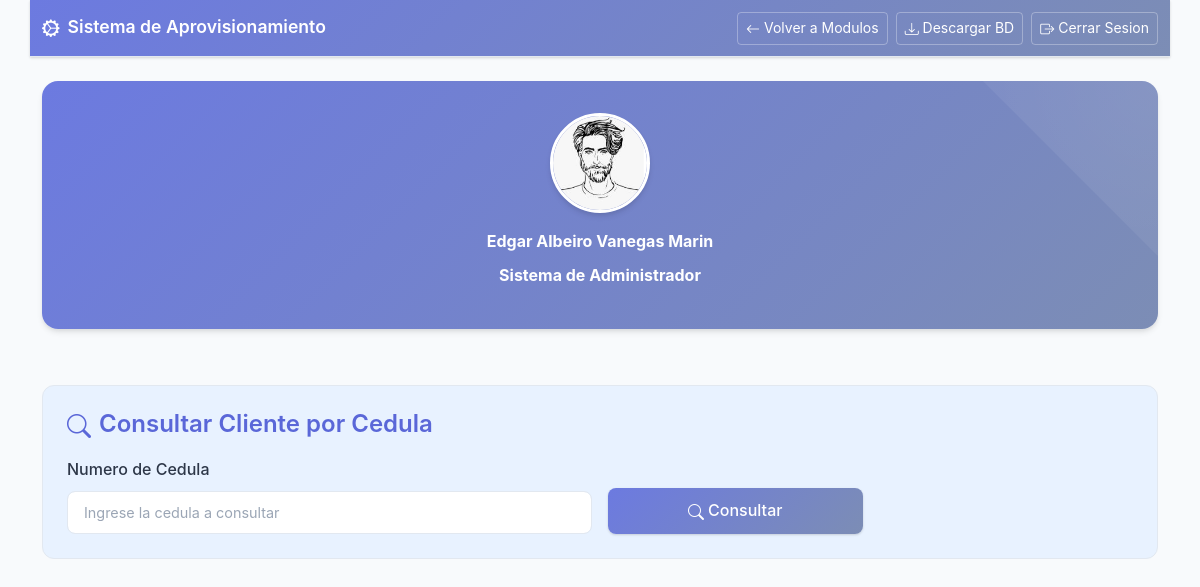
/proyectofinal/registro_aprovisionamiento.php?cedula_consulta=15456799 (signed in), run on an earlier commit of the app's database.
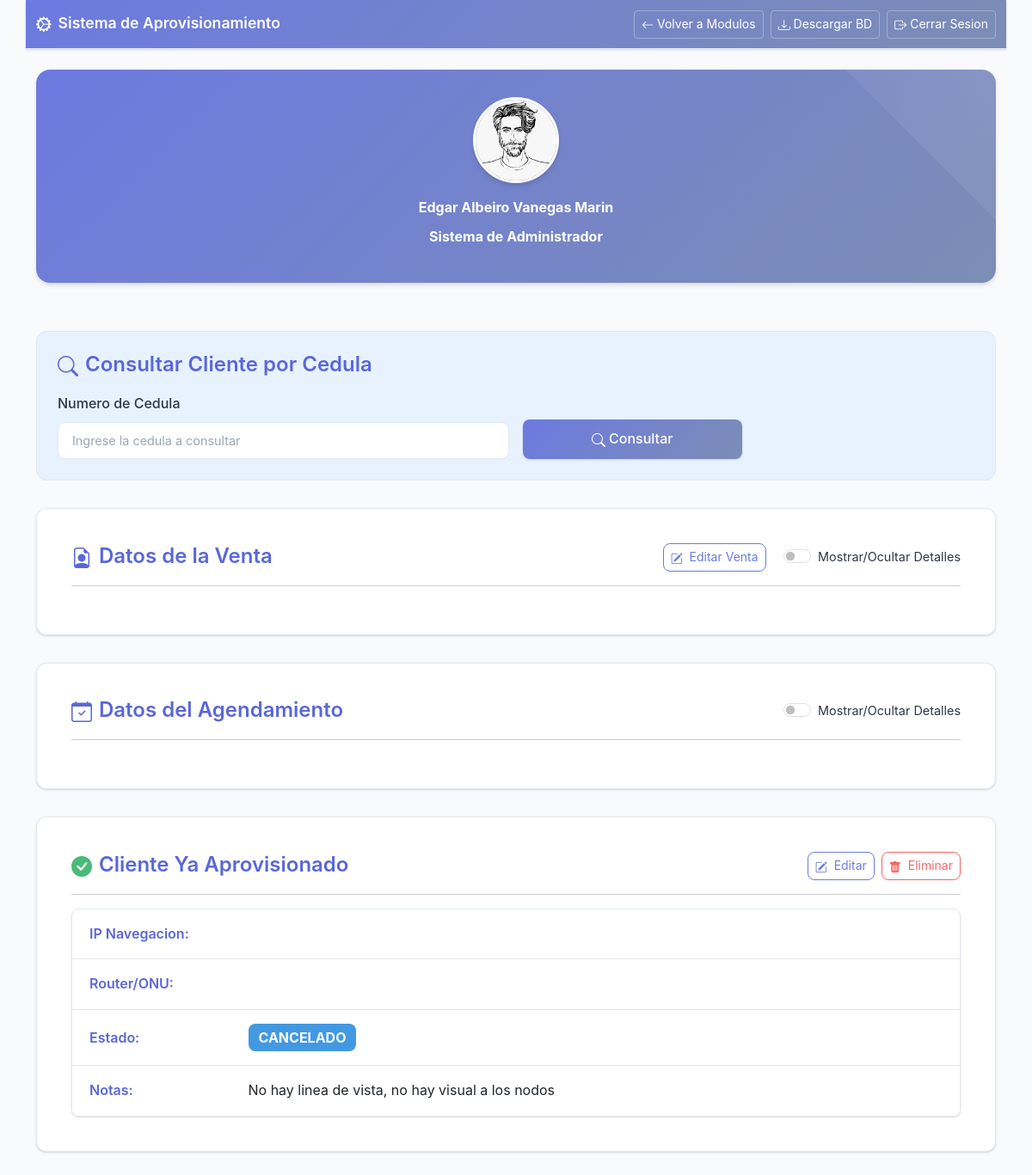
And on a later commit of the database.
### tables this page shows
CREATE TABLE `aprovisionamiento` (
  `id` int(11) NOT NULL,
  `cedula_cliente` varchar(20) NOT NULL,
  `tipo_radio` varchar(100) DEFAULT NULL,
  `mac_serial_radio` varchar(100) DEFAULT NULL,
  `tipo_router_onu` varchar(100) DEFAULT NULL,
  `mac_serial_router` varchar(100) DEFAULT NULL,
  `ip_navegacion` varchar(15) DEFAULT NULL,
  `ip_gestion` varchar(15) DEFAULT NULL,
  `metros_cable` int(11) DEFAULT NULL,
  `tipo_cable` enum('DROP','UTP') DEFAULT NULL,
  `notas_aprovisionamiento` text NOT NULL,
  `estado_aprovisionamiento` enum('NO ASIGNADO','AGENDADO','REPROGRAMAR','PENDIENTE','CANCELADO','CUMPLIDO') NOT NULL DEFAULT 'NO ASIGNADO',
  `fecha_registro` timestamp NOT NULL DEFAULT current_timestamp(),
  `updated_at` timestamp NOT NULL DEFAULT current_timestamp() ON UPDATE current_timestamp()
);

### proyectofinal/registro_aprovisionamiento.php (the view, shortened to what the changed rows need)
<?php
require_once 'conex_bd.php';
try {
    $pdo = getDBConnection();
} catch(Exception $e) {
    die("Error de conexion: " . htmlspecialchars($e->getMessage(), ENT_QUOTES, 'UTF-8'));
}
function limpiarEntrada($data) {
    $data = (string) $data;
    if (function_exists('mb_convert_encoding')) {
        $data = mb_convert_encoding($data, 'UTF-8', 'UTF-8');
    }
    $data = trim($data);
    $data = stripslashes($data);
    $data = preg_replace('/[\x00-\x08\x0B\x0C\x0E-\x1F\x7F]/', '', $data);
    $data = htmlspecialchars($data, ENT_QUOTES | ENT_HTML5, 'UTF-8', false);
    return $data;
}
function escaparParaHTML($data) {
    if (is_null($data) || $data === '') return '';
    $data = (string) $data;
    return htmlspecialchars($data, ENT_QUOTES, 'UTF-8');
}
$venta_encontrada = null;
$agendamiento_encontrado = null;
$aprovisionamiento_encontrado = null;
if (isset($_GET['cedula_consulta'])) {
    $cedula_consulta = limpiarEntrada($_GET['cedula_consulta']);
    if (!empty($cedula_consulta)) {
        $stmt_venta = $pdo->prepare("SELECT * FROM ventas WHERE cedula = ? ORDER BY created_at DESC LIMIT 1");
        $stmt_venta->execute([$cedula_consulta]);
        $venta_encontrada = $stmt_venta->fetch();
        if ($venta_encontrada) {
            $stmt_agenda = $pdo->prepare("SELECT * FROM agendamiento WHERE cedula_cliente = ? ORDER BY id DESC LIMIT 1");
            $stmt_agenda->execute([$cedula_consulta]);
            $agendamiento_encontrado = $stmt_agenda->fetch();
            $stmt_aprov = $pdo->prepare("SELECT * FROM aprovisionamiento WHERE cedula_cliente = ? ORDER BY id DESC LIMIT 1");
            $stmt_aprov->execute([$cedula_consulta]);
            $aprovisionamiento_encontrado = $stmt_aprov->fetch();
        }
    }
}
?>
<!DOCTYPE html>
<html lang="es">
<head>
    <link href="https://cdn.jsdelivr.net/npm/bootstrap@5.3.0/dist/css/bootstrap.min.css" rel="stylesheet">
    <link href="https://cdn.jsdelivr.net/npm/bootstrap-icons@1.10.0/font/bootstrap-icons.css" rel="stylesheet">
    <link href="css/registroaprovisionamiento-styles.css" rel="stylesheet">
</head>
<body>
    <div class="container-fluid">
        <div class="container">
            <?php if ($venta_encontrada): ?>
                <div class="form-section">
                    <div class="d-flex justify-content-between align-items-center">
                        <h4 class="mb-0"><i class="bi bi-file-earmark-person me-2"></i>Datos de la Venta</h4>
                        <div>
                            <button type="button" class="btn btn-outline-primary btn-sm me-3" data-bs-toggle="modal" data-bs-target="#modalEditarVenta">
                                <i class="bi bi-pencil-square me-1"></i> Editar Venta
                            </button>
                            <div class="form-check form-switch d-inline-block">
                                <input class="form-check-input" type="checkbox" role="switch" id="checkMostrarVenta" onchange="toggleDetails('checkMostrarVenta', 'detallesVentaContainer')">
                                <label class="form-check-label" for="checkMostrarVenta">Mostrar/Ocultar Detalles</label>
                            </div>
                        </div>
                    </div>
                    <hr>
                </div>
                <?php if ($agendamiento_encontrado): ?>
                    <div class="form-section">
                        <div class="d-flex justify-content-between align-items-center">
                           <h4 class="mb-0"><i class="bi bi-calendar-check me-2"></i>Datos del Agendamiento</h4>
                           <div class="form-check form-switch">
                                <input class="form-check-input" type="checkbox" role="switch" id="checkMostrarAgendamiento" onchange="toggleDetails('checkMostrarAgendamiento', 'detallesAgendamientoContainer')">
                                <label class="form-check-label" for="checkMostrarAgendamiento">Mostrar/Ocultar Detalles</label>
                            </div>
                        </div>
                        <hr>
                    </div>
                    <?php if ($aprovisionamiento_encontrado): ?>
                        <div class="form-section">
                             <div class="d-flex justify-content-between align-items-center">
                                <h4 class="mb-0"><i class="bi bi-check-circle-fill text-success me-2"></i>Cliente Ya Aprovisionado</h4>
                                <div class="d-flex gap-2">
                                    <button type="button" class="btn btn-outline-primary btn-sm" data-bs-toggle="modal" data-bs-target="#modalEditarAprovisionamiento">
                                        <i class="bi bi-pencil-square me-1"></i> Editar
                                    </button>
                                    <button type="button" class="btn btn-outline-danger btn-sm" onclick="eliminarAprovisionamiento(<?php echo $aprovisionamiento_encontrado['id']; ?>)">
                                        <i class="bi bi-trash-fill me-1"></i> Eliminar
                                    </button>
                                </div>
                            </div>
                            <hr>
                            <div class="list-group">
                                <div class="list-group-item"><strong>IP Navegacion:</strong> <?php echo escaparParaHTML($aprovisionamiento_encontrado['ip_navegacion']); ?></div>
                                <div class="list-group-item"><strong>Router/ONU:</strong> <?php echo escaparParaHTML($aprovisionamiento_encontrado['tipo_router_onu']); ?></div>
                                <div class="list-group-item"><strong>Estado:</strong> <span class="badge bg-info fs-6"><?php echo escaparParaHTML($aprovisionamiento_encontrado['estado_aprovisionamiento']); ?></span></div>
                                <div class="list-group-item"><strong>Notas:</strong> <?php echo nl2br(escaparParaHTML($aprovisionamiento_encontrado['notas_aprovisionamiento'])); ?></div>
                            </div>
                        </div>
                    <?php endif; ?>
                <?php endif; ?>
            <?php endif; ?>
        </div>
    </div>
</body>
</html>

What changed in the data, as far as the page shows it:
added aprovisionamiento: estado_aprovisionamiento "CANCELADO", notas_aprovisionamiento "No hay linea de vista, no hay visual a los nodos"
Also different on the page:
form field value: (not shown) → "☐"
text now shown: "Datos de la Venta Editar Venta Mostrar/Ocultar Detalles Datos del Agendamiento Mostrar/Ocultar Detalles Cliente Ya Aprovisionado Editar Eliminar IP Navegacion: Router/ONU: Estado: Notas:"
